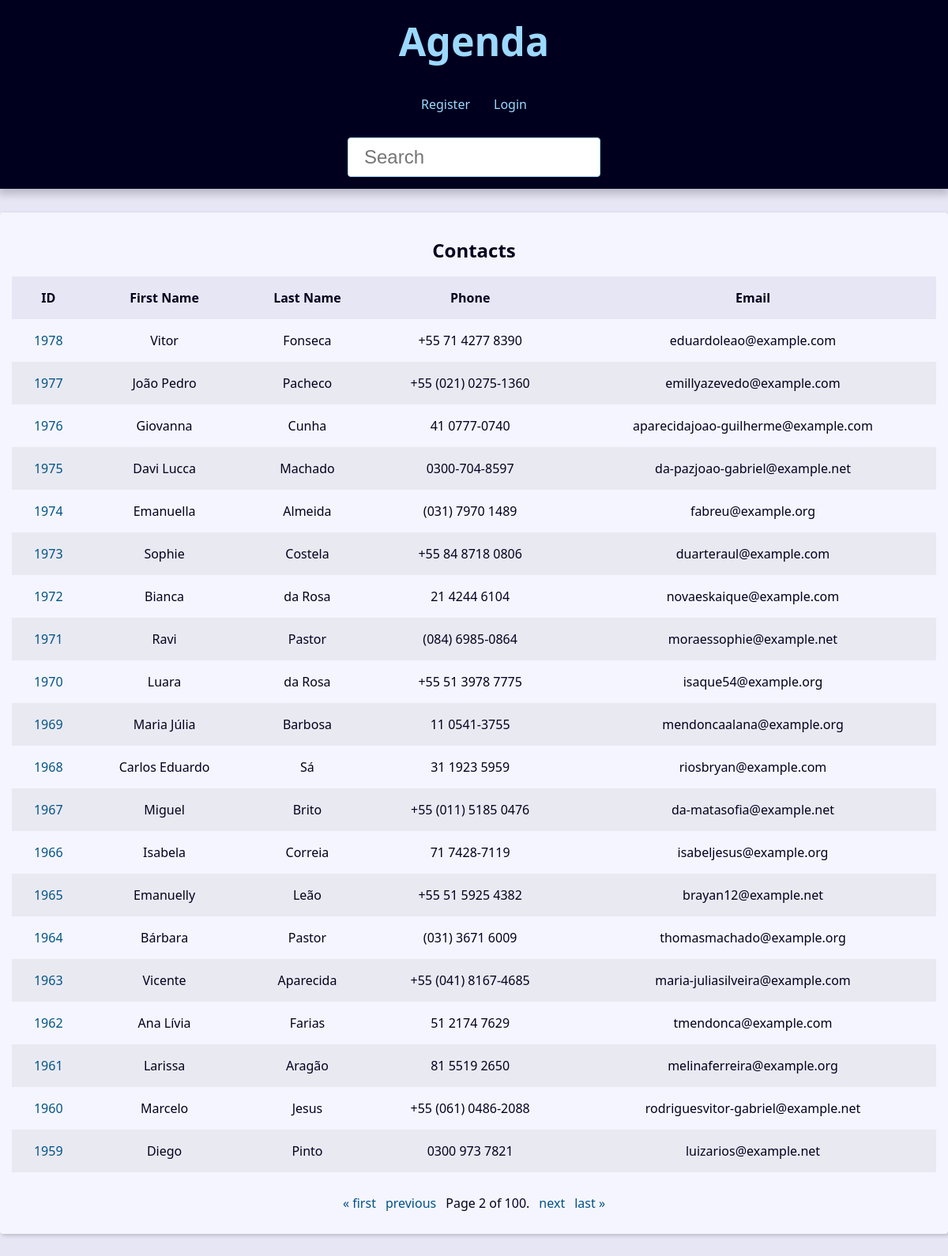
The page /?page=2&q= on the database its author committed.
### contact/models.py (models this page shows, shortened)
class Contact(models.Model):
    first_name = models.CharField(max_length=50)
    last_name = models.CharField(max_length=50, blank=True)
    phone = models.CharField(max_length=50)
    email = models.EmailField(max_length=254, blank=True)
    created_date = models.DateTimeField(default=timezone.now)
    description = models.TextField(blank=True)
    show = models.BooleanField(default=True)
    picture = models.ImageField(blank=True, upload_to='pictures/%Y/%m/')
    category = models.ForeignKey(Category, on_delete=models.SET_NULL, blank=True, null=True)
    owner = models.ForeignKey(User, on_delete=models.SET_NULL, blank=True, null=True)

### contact/views/contact_views.py (the view)
# urls.py: path('', views.index, name='index'),
def index(request):
    contacts = Contact.objects.filter(show=True).order_by('-id')
    paginator = Paginator(contacts, 20)
    page_number = request.GET.get("page")
    page_obj = paginator.get_page(page_number)
    context = {
        'page_obj': page_obj,
        'site_title': 'Contatos - '
    }
    return render(
        request=request,
        template_name='contact/index.html',
        context=context,
    )

### contact/templates/contact/index.html
{% extends "global/base.html" %}
{% block content %}
    <div class="responsive-table">
        {% if page_obj %}
            <table class="contacts-table">
                <caption class="table-caption">
                    Contacts
                </caption>
                <thead>
                    <tr class="table-row table-row-header">
                        <th class="table-header">ID</th>
                        <th class="table-header">First Name</th>
                        <th class="table-header">Last Name</th>
                        <th class="table-header">Phone</th>
                        <th class="table-header">Email</th>
                    </tr>
                    <tbody>
                        {% for contact in page_obj  %}
                            <tr class="table-row">
                                <td class="table-cel">
                                    <a href="{% url "contact:contact" contact.id %}" class="table-link">{{contact.id}}</a>
                                </td>
                                <td class="table-cel">
                                    {{contact.first_name}}
                                </td>
                                <td class="table-cel">
                                    {{contact.last_name}}
                                </td>
                                <td class="table-cel">
                                    {{contact.phone}}
                                </td>
                                <td class="table-cel">
                                    {{contact.email}}
                                </td>
                            </tr>
                        {% endfor %}
                    </tbody>
                </thead>
            </table>
        {% else %}
            <div class="single-contact">
                <h1 class="single-contact-name">Nenhum contato encontrado</h1>
            </div>
        {% endif %}
    </div>
{% endblock content %}

### base_static/global/css/styles.css (style rules this page uses)
:root { --spacing: 1.5rem; --link-dark-color: rgb(0, 83, 134); --link-light-color: rgb(156, 217, 255); --clr-white: rgb(245, 245, 255); --clr-black: rgb(0, 0, 30); --clr-red: rgb(243, 68, 37); --clr-light-gray: rgb(230, 230, 245); --clr-dark-shadow-5: rgba(0, 0, 10, 5%); --clr-dark-shadow-10: rgba(0, 0, 10, 10%); --clr-dark-shadow-20: rgba(0, 0, 10, 20%); --clr-light-shadow-5: rgba(200, 200, 255, 5%); --clr-light-shadow-10: rgba(200, 200, 255, 10%); --clr-light-shadow-20: rgba(200, 200, 255, 20%); --main-page-width: 120rem; --table-min-width: 60rem; --biggest-font-size: 5rem; --bigger-font-size: 4rem; --big-font-size: 3.2rem; --medium-font-size: 2.4rem; --small-font-size: 1.6rem; --smaller-font-size: 1.4rem; --smallest-font-size: 1.2rem; --transition-fast: 300ms; --transition-medium: 600ms; --transition-slow: 1s; --default-border-radius: 4px; }
*, *::before, *::after { margin: 0; padding: 0; box-sizing: border-box; }
html { font-size: 62.5%; }
body { font-family: system-ui, -apple-system, BlinkMacSystemFont, 'Segoe UI', Roboto, Oxygen, Ubuntu, Cantarell, 'Open Sans', 'Helvetica Neue', sans-serif; line-height: 1.5; font-size: var(--small-font-size); color: var(--clr-black); -webkit-font-smoothing: antialiased; background: var(--clr-light-gray); }
.responsive-table { width: 100%; overflow-x: auto; }
.contacts-table { width: 100%; min-width: var(--table-min-width); border-collapse: collapse; }
.table-caption { font-size: var(--medium-font-size); font-weight: bold; padding: var(--spacing); }
.table-row { text-align: center; text-overflow: ellipsis; transition: background-color var(--transition-fast) ease-in-out; }
.table-row:nth-of-type(2n) { background: var(--clr-dark-shadow-5); }
.table-row-header { background: var(--clr-light-gray); color: var(--clr-black); }
.table-cel, .table-header { padding: var(--spacing); }
.table-link { color: var(--link-dark-color); transition: color var(--transition-fast) ease-in-out; text-decoration: none; }

### rows shown on the page
Contact: id "1978", first_name "Vitor", last_name "Fonseca", phone "+55 71 4277 8390", email "eduardoleao@example.com"
Contact: id "1977", first_name "João Pedro", last_name "Pacheco", phone "+55 (021) 0275-1360", email "emillyazevedo@example.com"
Contact: id "1976", first_name "Giovanna", last_name "Cunha", phone "41 0777-0740", email "aparecidajoao-guilherme@example.com"
Contact: id "1975", first_name "Davi Lucca", last_name "Machado", phone "0300-704-8597", email "da-pazjoao-gabriel@example.net"
Contact: id "1974", first_name "Emanuella", last_name "Almeida", phone "(031) 7970 1489", email "fabreu@example.org"
Contact: id "1973", first_name "Sophie", last_name "Costela", phone "+55 84 8718 0806", email "duarteraul@example.com"
Contact: id "1972", first_name "Bianca", last_name "da Rosa", phone "21 4244 6104", email "novaeskaique@example.com"
Contact: id "1971", first_name "Ravi", last_name "Pastor", phone "(084) 6985-0864", email "moraessophie@example.net"
Contact: id "1970", first_name "Luara", last_name "da Rosa", phone "+55 51 3978 7775", email "isaque54@example.org"
Contact: id "1969", first_name "Maria Júlia", last_name "Barbosa", phone "11 0541-3755", email "mendoncaalana@example.org"
Contact: id "1968", first_name "Carlos Eduardo", last_name "Sá", phone "31 1923 5959", email "riosbryan@example.com"
Contact: id "1967", first_name "Miguel", last_name "Brito", phone "+55 (011) 5185 0476", email "da-matasofia@example.net"
Contact: id "1966", first_name "Isabela", last_name "Correia", phone "71 7428-7119", email "isabeljesus@example.org"
Contact: id "1965", first_name "Emanuelly", last_name "Leão", phone "+55 51 5925 4382", email "brayan12@example.net"
Contact: id "1964", first_name "Bárbara", last_name "Pastor", phone "(031) 3671 6009", email "thomasmachado@example.org"
Contact: id "1963", first_name "Vicente", last_name "Aparecida", phone "+55 (041) 8167-4685", email "maria-juliasilveira@example.com"
Contact: id "1962", first_name "Ana Lívia", last_name "Farias", phone "51 2174 7629", email "tmendonca@example.com"
Contact: id "1961", first_name "Larissa", last_name "Aragão", phone "81 5519 2650", email "melinaferreira@example.org"
Contact: id "1960", first_name "Marcelo", last_name "Jesus", phone "+55 (061) 0486-2088", email "rodriguesvitor-gabriel@example.net"
Contact: id "1959", first_name "Diego", last_name "Pinto", phone "0300 973 7821", email "luizarios@example.net"

### other values the page prints
{{ page_obj.number }} "2"
{{ page_obj.paginator.num_pages }} "100"
